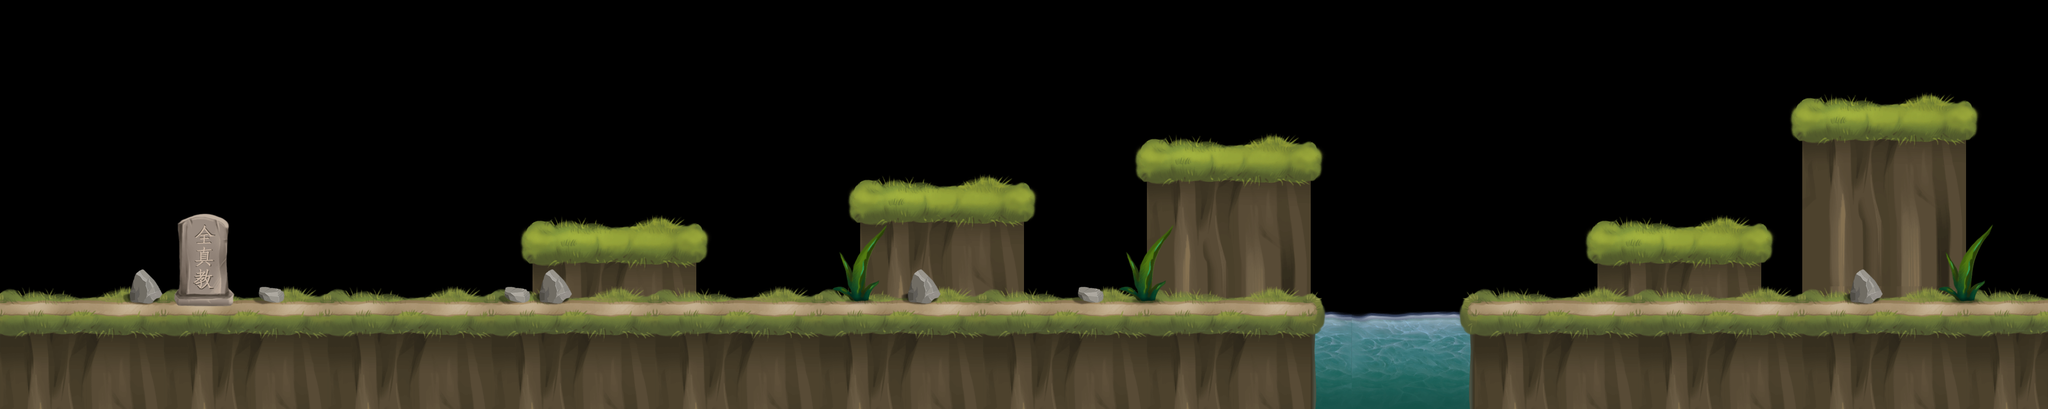

A level layout from a 2D game, rendered from its tile map. Below: a short description, then the map file with tile-grid data replaced by summaries:
An orthogonal 50x10 tile map with 80x80 px tiles, 5 tile layers (sky, street2, river, street, ...), 1 hidden layer not drawn, 9 tilesets and 19 objects.

<map version="1.0" orientation="orthogonal" renderorder="right-down" width="50" height="10" tilewidth="80" tileheight="80" nextobjectid="154">
 <tileset firstgid="1" name="bg" tilewidth="1280" tileheight="800" tilecount="1" columns="1">
  <image source="bg.jpg" trans="ff00ff" width="1280" height="800" />
 </tileset>
 <tileset firstgid="2" name="street" tilewidth="80" tileheight="80" tilecount="18" columns="6">
  <image source="street.png" trans="ff00ff" width="480" height="240" />
 </tileset>
 <tileset firstgid="20" name="street2" tilewidth="80" tileheight="80" tilecount="30" columns="6">
  <image source="street2.png" trans="ff00ff" width="480" height="400" />
 </tileset>
 <tileset firstgid="50" name="tree1" tilewidth="80" tileheight="80" tilecount="48" columns="6">
  <image source="tree1.png" trans="ff00ff" width="480" height="640" />
 </tileset>
 <tileset firstgid="98" name="feral" tilewidth="80" tileheight="80" tilecount="6" columns="2">
  <image source="feral.png" trans="ff00ff" width="160" height="240" />
 </tileset>
 <tileset firstgid="104" name="stone2" tilewidth="80" tileheight="80" tilecount="2" columns="1">
  <image source="stone2.png" trans="ff00ff" width="80" height="160" />
 </tileset>
 <tileset firstgid="106" name="stone1" tilewidth="80" tileheight="80" tilecount="1" columns="1">
  <image source="stone1.png" trans="ff00ff" width="80" height="80" />
 </tileset>
 <tileset firstgid="107" name="stele" tilewidth="80" tileheight="80" tilecount="6" columns="2">
  <image source="stele.png" trans="ff00ff" width="160" height="240" />
 </tileset>
 <tileset firstgid="113" name="river" tilewidth="80" tileheight="80" tilecount="9" columns="3">
  <image source="river.png" trans="ff00ff" width="240" height="240" />
 </tileset>
 <layer name="BG" width="50" height="10" visible="0">
  <data>[500 cells, 4 non-empty, 1 distinct tile ids]</data>
 </layer>
 <layer name="sky" width="50" height="10">
  <data>[500 cells, 500 non-empty, 1 distinct tile ids]</data>
 </layer>
 <layer name="street2" width="50" height="10">
  <data>[500 cells, 219 non-empty, 29 distinct tile ids]</data>
 </layer>
 <layer name="river" width="50" height="10">
  <data>[500 cells, 150 non-empty, 9 distinct tile ids]</data>
 </layer>
 <layer name="street" width="50" height="10">
  <data>[500 cells, 144 non-empty, 18 distinct tile ids]</data>
 </layer>
 <layer name="decorate" width="50" height="10">
  <data>[500 cells, 40 non-empty, 15 distinct tile ids]</data>
 </layer>
 <objectgroup name="ground">
  <object id="74" x="4" y="584" width="2564" height="12.7273" />
  <object id="75" x="1028" y="440" width="340" height="18.9091" />
  <object id="76" x="1684" y="380.242" width="316" height="7.75758" />
  <object id="77" x="2232" y="280" width="340" height="28" />
  <object id="78" x="3116" y="452" width="336" height="20" />
  <object id="79" x="3512" y="200" width="336" height="28" />
  <object id="81" x="2864" y="572" width="3220" height="24.8485" />
 </objectgroup>
 <objectgroup name="wooder">
  <object id="20" x="1455.03" y="508.485" width="68" height="96" />
  <object id="21" x="2081.09" y="511.515" width="64" height="92" />
  <object id="22" x="3472" y="513.455" width="68" height="92" />
  <object id="23" x="3999.03" y="530.545" width="68" height="72" />
 </objectgroup>
 <objectgroup name="coin_tim" />
 <objectgroup name="coin_circle" />
 <objectgroup name="coin_square" />
 <objectgroup name="coin_zigzag2" />
 <objectgroup name="coin_zigzag" />
 <objectgroup name="coin_straight">
  <object id="2" x="556" y="484" width="508" height="24" />
  <object id="4" x="1440" y="280" width="480" height="28" />
 </objectgroup>
 <objectgroup name="coin_parabol" />
 <objectgroup name="toanchan_student2">
  <object id="152" x="2475.76" y="524.243" width="78.7879" height="81.8182" />
 </objectgroup>
 <objectgroup name="toanchan_student">
  <object id="43" x="3244.97" y="344.242" width="64" height="120" />
 </objectgroup>
 <objectgroup name="coin_bag">
  <object id="125" x="2723.64" y="317.697" width="72" height="68" />
 </objectgroup>
 <objectgroup name="coin_bullion" />
 <objectgroup name="boss">
  <object id="151" x="3928" y="200" width="56" height="48" />
 </objectgroup>
 <objectgroup name="under_ground">
  <object id="134" x="0" y="644" width="2560" height="8" />
  <object id="135" x="2872" y="644" width="3200" height="4" />
 </objectgroup>
</map>
